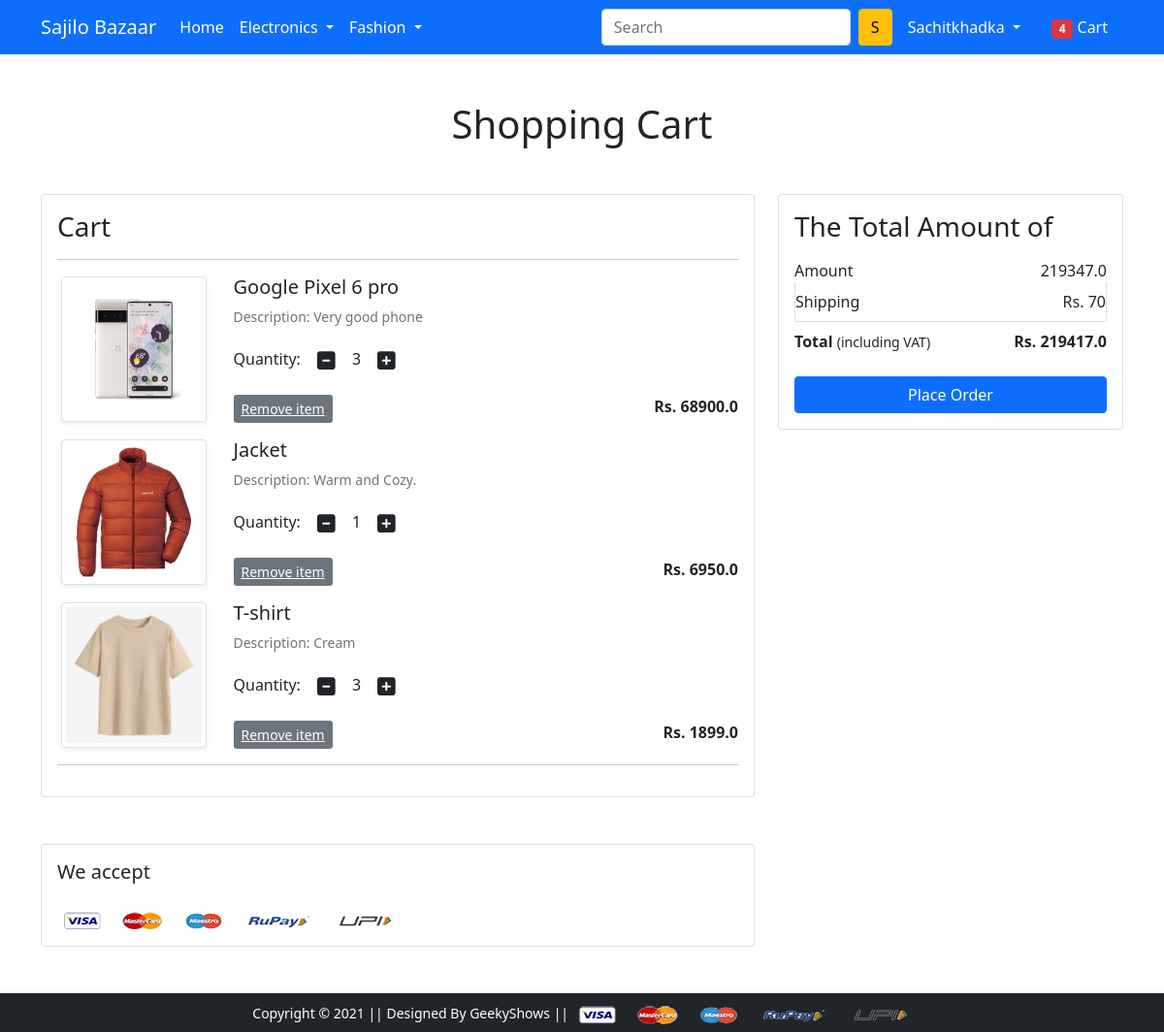
The page /showcart/ (signed in) on the database as committed earlier.
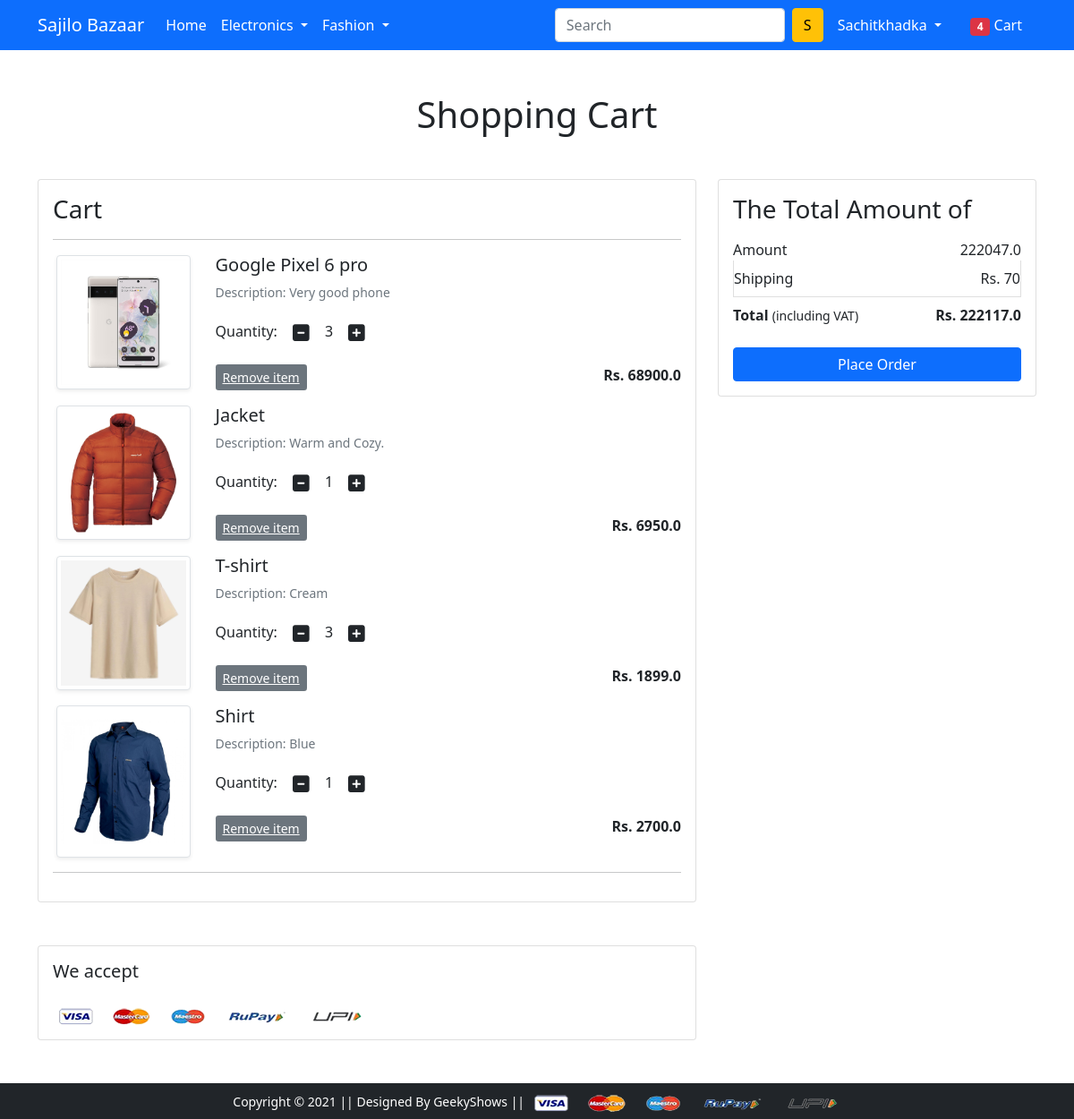
The same page on the database as committed later.
### app/models.py (models this page shows, shortened)
class Cart(models.Model):
    user=models.ForeignKey(User,on_delete=models.CASCADE)
    product=models.ForeignKey(Product,on_delete=models.CASCADE)
    quantity=models.PositiveIntegerField(default=1)

class Product(models.Model):
    title=models.CharField(max_length=100)
    selling_price=models.FloatField()
    discounted_price=models.FloatField()
    description=models.TextField()
    brand=models.CharField(max_length=100)
    category=models.CharField(choices=Category_Choices,max_length=100)
    product_image=models.ImageField(upload_to='productimg')

### app/views.py (the view)
# urls.py: path('showcart/',views.showcart,name='showcart'),
def showcart(request):
 if request.user.is_authenticated:
  user=request.user
  cart=Cart.objects.filter(user=user)
  amount=0
  shipping_amount=70
  total_amount=0
  cart_list=[p for p in Cart.objects.all() if p.user==user]
  if len(cart_list)!=0:
   for items in cart_list:
    amt=items.quantity*items.product.discounted_price
    amount+=amt
    total_amount=amount+shipping_amount
  else:
   return render(request,'app/emptycart.html')
  return render(request,'app/addtocart.html',{
   'carts':cart,
   'total_amount':total_amount,
   'amount':amount,
   'shipping_amount':shipping_amount
   })

### app/templates/app/addtocart.html (shortened to what this page needs)
{% extends 'app/base.html' %}
{% load static %}
{% block main-content %}
<div class="container my-5">
    <div class="row">
        <h1 class="text-center mb-5">Shopping Cart</h1>
        <div class="col-sm-8">
            <div class="card">
                <div class="card-body">
                    <h3>Cart</h3>
                    <hr>
                    {% for cart in carts %}
                    <div class="row mb-3">
                        <div class="col-sm-3 text-center align-self-center">
                            <img src="{{cart.product.product_image.url}}" alt="" class="img-fluid img-thumbnail shadow-sm" height="150" width="150">
                        </div>
                        <div class="col-sm-9">
                            <div>
                                <h5>{{cart.product.title}}</h5>
                                <p class="mb-2 text-muted small">Description: {{cart.product.description}}</p>
                                <div class="my-3">
                                    <label for="quantity">Quantity:</label>
                                    <a class="minus-cart btn" pid="{{cart.product.id}}"><i class="fas fa-minus-square fa-lg"></i></a>
                                    <span id="quantity">{{cart.quantity}}</span>
                                    <a class="plus-cart btn" pid="{{cart.product.id}}"><i class="fas fa-plus-square fa-lg"></i></a>
                                </div>
                                <div class="d-flex justify-content-between">
                                    <a href="#" class="btn-sm btn-secondary mr-3 remove-cart" pid="{{ cart.product.id }}">Remove item </a>
                                    <p class="mb-0"><span><strong>Rs. {{cart.product.discounted_price}}</strong></span></p>
                                </div>
                            </div>
                        </div>
                    </div>
                    {% endfor %}
                    <hr>
                </div>
            </div>
        </div>
        <div class="col-sm-4">
            <div class="card">
                <div class="card-body">
                    <h3>The Total Amount of</h3>
                    <ul class="list-group">
                        <li class="list-group-item d-flex justify-content-between align-items-center border-0 px-0 pb-0">Amount<span id="amount">{{amount}}</span></li>
                        <li class="list-group-item d-flex justify-content-between align-items-center px-0">Shipping<span>Rs. {{shipping_amount}}</span></li>
                        <li class="list-group-item d-flex justify-content-between align-items-center border-0 px-0 mb-3">
                            <div>
                                <strong>Total</strong> <small>(including VAT)</small>
                            </div>
                            <span><strong id="total_amount">Rs. {{total_amount}}</strong></span>
                        </li>
                    </ul>
                    <div class="d-grid"><a href="{% url 'checkout' %}" class="btn btn-primary">Place Order</a></div>
                </div>
            </div>
        </div>
    </div>
</div>
<div class="container">
    <div class="row">
        <div class="col-sm-8">
            <div class="card">
                <div class="card-body">
                    <h5 class="mb-4">We accept</h5>
                    <img src="{% static 'app/images/payment.png' %}" alt="" class="img-fluid">
                </div>
            </div>
        </div>
    </div>
</div>
{% endblock main-content %}

### app/templates/app/base.html (shortened to what this page needs)
<!doctype html>
{% load static %}
<html lang="en">
  <head>
    <link href="https://cdn.jsdelivr.net/npm/bootstrap@5.0.0-beta1/dist/css/bootstrap.min.css" rel="stylesheet">
    <link rel="stylesheet" href="{% static 'app/css/owl.carousel.min.css' %}">
    <link rel="stylesheet" href="{% static 'app/css/all.min.css' %}">
    <link rel="stylesheet" href="{% static 'app/css/style.css' %}">
  </head>
  <body>
    <nav class="navbar navbar-expand-lg navbar-dark bg-primary">
     <div class="container">
       <a class="navbar-brand" href="/">Sajilo Bazaar</a>
       <div class="collapse navbar-collapse" id="navbarSupportedContent">
         <ul class="navbar-nav me-auto mb-2 mb-lg-0">
           <li class="nav-item">
             <a class="nav-link active" aria-current="page" href="/">Home</a>
           </li>
           <li class="nav-item dropdown">
             <a class="nav-link dropdown-toggle text-white" href="#" id="electronicsDropdown" role="button" data-bs-toggle="dropdown" aria-expanded="false">
               Electronics
             </a>
           </li>
           <li class="nav-item dropdown">
             <a class="nav-link dropdown-toggle text-white" href="#" id="fashionDropdown" role="button" data-bs-toggle="dropdown" aria-expanded="false">
               Fashion
             </a>
           </li>
         </ul>
         <form class="d-flex">
           <input class="form-control me-2" type="search" placeholder="Search" aria-label="Search">
           <button class="btn btn-warning" type="submit">S</button>
         </form>
         <div>
          <ul class="navbar-nav me-auto mb-2 mb-lg-0">
          {% if user.is_authenticated %}
            <li class="nav-item dropdown mx-2">
                <a class="nav-link dropdown-toggle text-white text-capitalize" href="#" id="profileDropdown" role="button" data-bs-toggle="dropdown" aria-expanded="false">
                    {{ request.user }}
                </a>
            </li>
            <li class="nav-item mx-2">
                <a href="{% url 'showcart' %}" class="nav-link text-white"><span class="badge bg-danger">4</span> Cart </a>
            </li>
           {% endif %}
          </ul>
         </div>
       </div>
     </div>
    </nav>
    {% block main-content %} {% endblock main-content %}
    <footer class="container-fluid bg-dark text-center p-2 mt-5">
        <small class="text-white">Copyright &copy; 2021 || Designed By GeekyShows || </small>
        <img src="{% static 'app/images/payment.png' %}" alt="" srcset="" class="img-fluid" height="2px">
    </footer>
  </body>
</html>

Rows that differ between the two databases and show on the page:
added Cart: product.product_image (picture), product "Shirt", product.description "Blue", quantity "1", product.discounted_price "2700.0"
Other text that changed with them:
{{ amount }}: "219347.0" → "222047.0"
{{ total_amount }}: "219417.0" → "222117.0"
